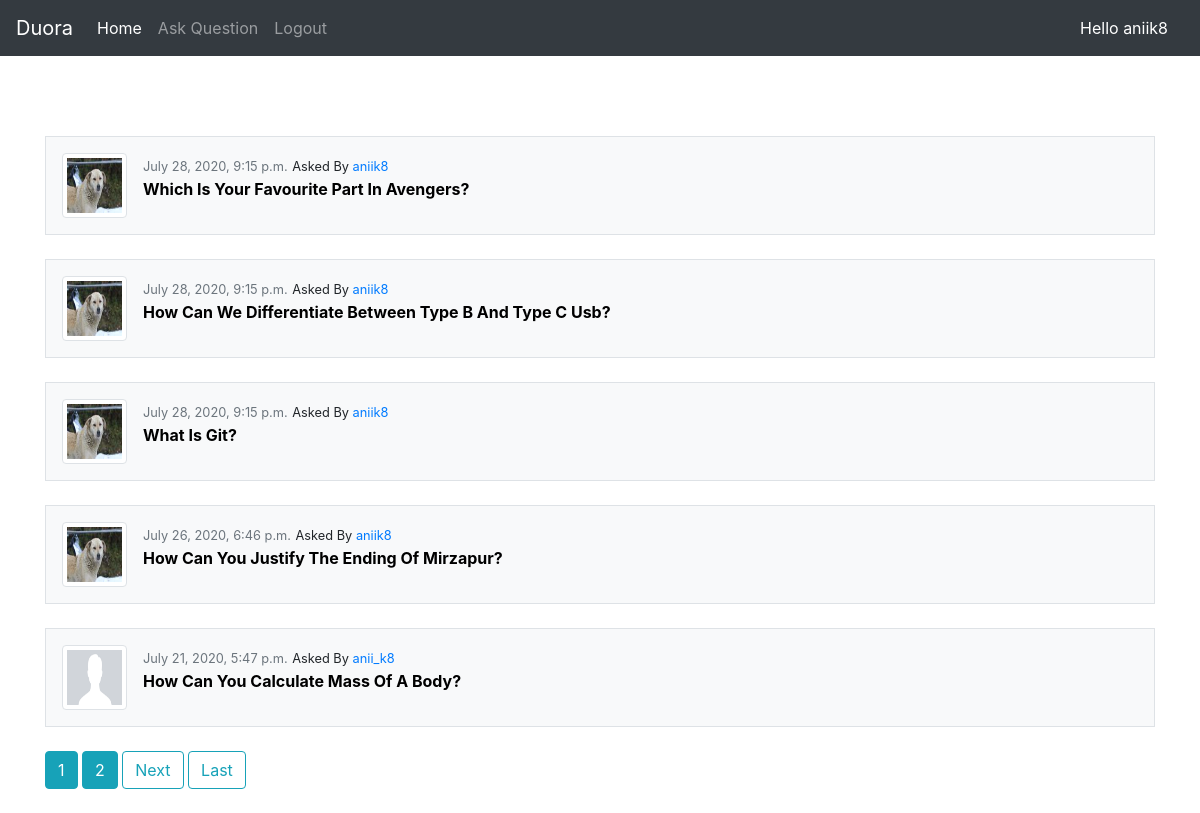
The app's page / (signed in) with its own data.
### quoraa/models.py (models this page shows, shortened)
class question_data(models.Model):
    questions = RichTextField(blank=True, null=True)
    user = models.ForeignKey('auth.User', on_delete=models.CASCADE)
    datee =  models.DateTimeField('Date Posted', default=datetime.now())
    def __str__(self):
        return self.questions

class profile(models.Model):
    user = models.OneToOneField(User, on_delete=models.CASCADE)
    profile_image = models.ImageField(upload_to='dp', default='default.png')
    bio = models.CharField(max_length=100)
    email = models.EmailField(max_length=100, default='')

### quoraa/views.py (the view)
# urls.py: urlpatterns = [path('', views.homepage, name='homepage'),
@login_required(login_url='login')
def homepage(request):
    question= question_data.objects.all().order_by('-id')
    paginator = Paginator(question, 5)
    page_number = request.GET.get('page')
    question = paginator.get_page(page_number)
    context = {'question':question}
    return render(request,'quoraa/qpage.html', context)

### quoraa/templates/quoraa/qpage.html (shortened to what this page needs)
{% extends "quoraa/base.html" %}
{% block content %}
{% for questions in question %}
    <div class="media border bg-light p-3">
    <img class="img-thumbnail article-img"  src="{{questions.user.profile.profile_image.url}}">
    <div class="media-body bg-light">
        <small class="text-muted">{{questions.datee}}</small>
        <small>Asked By <a class="mr-2 heading" href="{% url 'user_profile' questions.user.username %}">{{questions.user}}</a></small>
        <br>
        <a class="link" style="font-weight:bold" href="/question/{{questions.id}}">{{questions|title|safe}}</a>
    </div>
    </div>
    <br>
{% endfor %}
<div class="pagination">
<span class="step-links">
    {% for num in question.paginator.page_range %}
        {% if question.number == num %}
            <a class="btn btn-info mb-4" href="?page={{ num }}">{{ num }}</a>
        {% elif num > question.number|add:'-3' and num < question.number|add:'3'%}
            <a class="btn btn-info mb-4" href="?page={{ num }}">{{ num }}</a>
        {% endif %}
    {% endfor %}
    {% if question.has_next %}
    <a class="btn btn-outline-info mb-4" href="?page={{question.next_page_number }}">Next</a>
    <a class="btn btn-outline-info mb-4" href="?page={{question.paginator.num_pages}}">Last</a>
    {% endif %}
</span>
</div>
    {% endblock%}

### quoraa/templates/quoraa/base.html (shortened to what this page needs)
<!DOCTYPE html>
<html lang="en">
<head>
    <link rel="stylesheet" href="https://stackpath.bootstrapcdn.com/bootstrap/4.5.0/css/bootstrap.min.css">
</head>
<body>
<nav class="navbar navbar-expand-lg navbar-dark bg-dark">
  <a class="navbar-brand" href="{% url 'homepage' %}">Duora</a>
  <div class="collapse navbar-collapse" id="navbarSupportedContent">
    <ul class="navbar-nav mr-auto">
      <li class="nav-item active">
        <a class="nav-link" href="{% url 'homepage' %}">Home <span class="sr-only">(current)</span></a>
      </li>
      <li class="nav-item">
          <a class="nav-link" href="{% url 'question' %}">Ask Question</a>
      </li>
        {%if user.is_authenticated %}
        <li class="nav-item">
            <a class="nav-link " href="{%url 'logout' %}">Logout</a>
        </li>
        {%endif%}
    </ul>
  </div>
    <a class="nav-link bgc"  href="{% url 'user_profile' request.user.username %}">Hello {{request.user}} </a>
</nav>
<br>
<br>
<br>
<div class="container mt-2 ">
<div class="bg-gradient-light">
{% block content %} {% endblock %}
</div>
</div>
</body>
</html>

### quoraa/templates/quoraa/base.html (style rules this page uses)
.bgc { color : #FFFFFF; }
.article-img { height: 5px; width: 5px; margin-right: 5px; }

### quoraa/templates/quoraa/qpage.html (style rules this page uses)
.link { color : #000000; }
.article-img { height: 65px; width: 65px; margin-right: 16px; }

### records on screen
question_data: user.profile.profile_image (picture), datee "July 28, 2020, 9:15 p.m.", user "aniik8", questions "Which Is Your Favourite Part In Avengers?"
question_data: user.profile.profile_image (picture), datee "July 28, 2020, 9:15 p.m.", user "aniik8", questions "How Can We Differentiate Between Type B And Type C Usb?"
question_data: user.profile.profile_image (picture), datee "July 28, 2020, 9:15 p.m.", user "aniik8", questions "What Is Git?"
question_data: user.profile.profile_image (picture), datee "July 26, 2020, 6:46 p.m.", user "aniik8", questions "How Can You Justify The Ending Of Mirzapur?"
question_data: user.profile.profile_image (placeholder picture), datee "July 21, 2020, 5:47 p.m.", user "anii_k8", questions "How Can You Calculate Mass Of A Body?"

### other values on screen
{{ request.user }} "aniik8"
{{ num }} "1"
{{ num }} "2"
